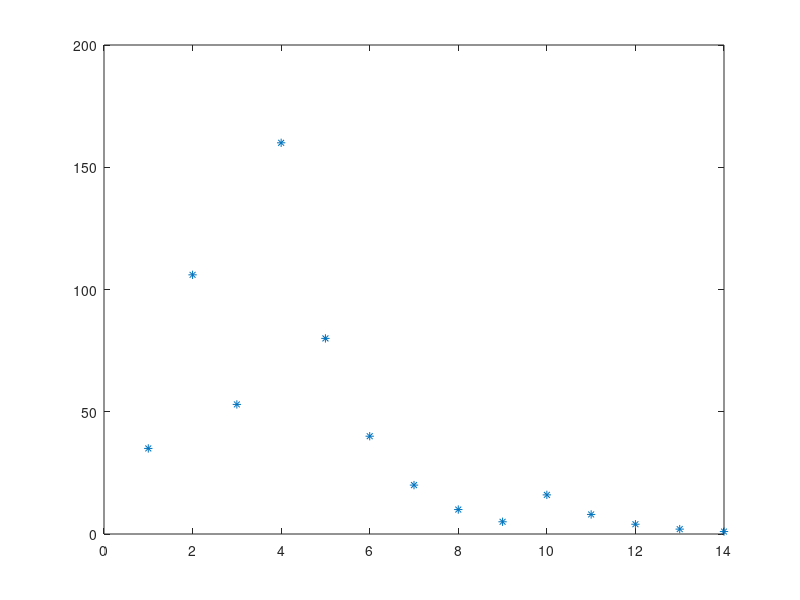

MATLAB code to generate this figure:
n = 35;
vetor = [n];

while (n ~= 1)
    if(mod(n, 2) == 0)
        n = n/2
    else
        n = 3*n+1
    end
    vetor = [vetor n];
end

plot(vetor, '*')